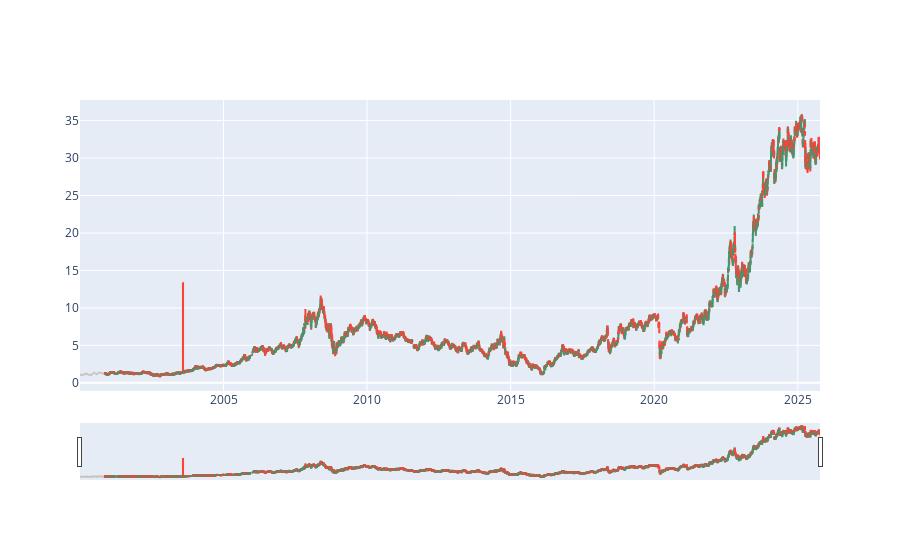

The cell this chart's notebook holds for it:
### Code cell
fig = go.Figure(data=[go.Candlestick(x=df['Date'],
                open=df['Open'],
                high=df['High'],
                low=df['Low'],
                close=df['Close'])])

fig.show()

### Figure 1 — Plotly figure (JSON) as saved in the notebook; plotly's stock layout.template omitted (floating-point values rounded to 4 significant figures; data arrays with more than 128 entries replaced by an {"elided": "..."} marker saying what was removed)
{"data": [{"close": {"elided": "6473 float values"}, "high": {"elided": "6473 float values"}, "low": {"elided": "6473 float values"}, "open": {"elided": "6473 float values"}, "type": "candlestick", "x": {"elided": "6473 str values"}}], "layout": {}}
